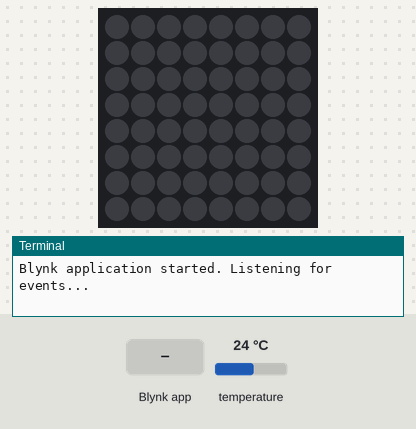
The program below on a simulated Raspberry Pi (BCM pin numbers) with a Sense HAT. Shown: the Sense HAT's 8×8 RGB LED matrix, the last lines printed to the terminal. Inputs (shaded band) come from the test bench; at power-on: temperature 24 °C. The camera gives no picture and a still takes 0.5 s.

Above: at 1.2 s.
1.3 s: Blynk app writes 1 to V1
At 2.5 s:
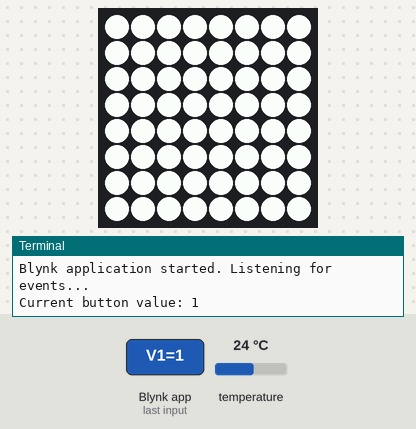
3.5 s: Blynk app writes 0 to V1
At 5.9 s:
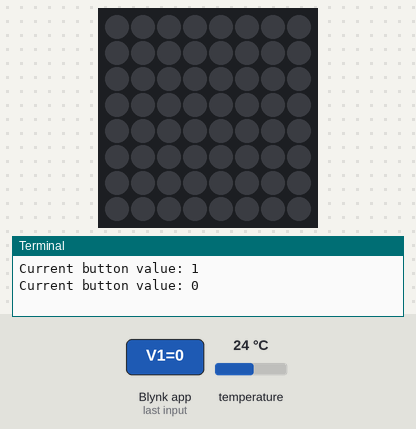
Timing chart, 0 to 7.4 s (numbered marks = the images above; inputs shaded):
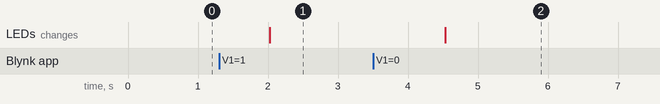

The program:

blynk_image.py
```python
import BlynkLib
from time import sleep
from sense_hat import SenseHat
from capture_image import capture_image
from upload_image import upload_image

#initialise SenseHAT
sense = SenseHat()
sense.clear()

# Blynk authentication token
BLYNK_AUTH = 'KgE35mx5JhqgzW1n_im5zOxq4ARybSF2'
IMAGE_PATH="./images/sensehat_image.jpg"
# Initialise the Blynk instance
blynk = BlynkLib.Blynk(BLYNK_AUTH)

# Register handler for virtual pin V1 write event
@blynk.on("V1")
def handle_v1_write(value):
    button_value = value[0]
    print(f'Current button value: {button_value}')

    if button_value=="1":
        sense.clear(255,255,255)
        capture_image(IMAGE_PATH)
        result = upload_image(IMAGE_PATH)

        blynk.set_property(2,"urls",result) #updates ulrs property of widget attached to Datastream2(virtual pin V2)
    else:
        sense.clear()

# Main loop to keep the Blynk connection alive and process events
if __name__ == "__main__":
    print("Blynk application started. Listening for events...")
    try:
        while True:
            blynk.run()  # Process Blynk events
            blynk.virtual_write(0, round(sense.temperature,2))
            sleep(2)  # Add a short delay to avoid high CPU usage
    except KeyboardInterrupt:
        print("Blynk application stopped.")
```

capture_image.py
```python
from picamera2 import Picamera2

def capture_image(path):
    picam2 = Picamera2()
    picam2.start()
    picam2.capture_file(path)
    picam2.stop()
    picam2.close()  # Ensures the camera is released

if __name__ == "__main__":
    capture_image("./images/image.jpg")
```

upload_image.py
```python
import requests
import os
import json

GLITCH_API_URL = "https://button-coral-quicksand.glitch.me/upload"

def upload_image(image_path):
    if os.path.exists(image_path):
        with open(image_path, 'rb') as img_file:
            response = requests.post(GLITCH_API_URL, files={'file': img_file})
            print(response)
            httpBody=json.loads(response.text)
            return httpBody["url"]
    else:
        return json.loads(f'{{"message":"Image not found: {image_path}" }}')


if __name__ == "__main__":
    result = upload_image("./images/sensehat_image.jpg")
    print(result)
```

Measured:
- after the input at 1.3 s, the LEDs: change after 0.73 s (image 1)
- after the input at 3.5 s, the LEDs: change after 1.0 s (image 2)
